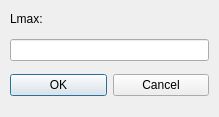
<?xml version="1.0" encoding="UTF-8"?>
<ui version="4.0">
 <class>LmaxDialog</class>
 <widget class="QDialog" name="LmaxDialog">
  <property name="geometry">
   <rect>
    <x>0</x>
    <y>0</y>
    <width>219</width>
    <height>117</height>
   </rect>
  </property>
  <property name="minimumSize">
   <size>
    <width>219</width>
    <height>117</height>
   </size>
  </property>
  <property name="maximumSize">
   <size>
    <width>219</width>
    <height>117</height>
   </size>
  </property>
  <property name="windowTitle">
   <string>Dialog</string>
  </property>
  <widget class="QWidget" name="layoutWidget">
   <property name="geometry">
    <rect>
     <x>10</x>
     <y>5</y>
     <width>199</width>
     <height>100</height>
    </rect>
   </property>
   <layout class="QVBoxLayout" name="verticalLayout">
    <property name="sizeConstraint">
     <enum>QLayout::SetNoConstraint</enum>
    </property>
    <item>
     <widget class="QLabel" name="lmaxlabel">
      <property name="sizePolicy">
       <sizepolicy hsizetype="Preferred" vsizetype="Fixed">
        <horstretch>0</horstretch>
        <verstretch>0</verstretch>
       </sizepolicy>
      </property>
      <property name="text">
       <string>Lmax:</string>
      </property>
     </widget>
    </item>
    <item>
     <layout class="QHBoxLayout" name="horizontalLayout_2">
      <item>
       <widget class="QLineEdit" name="lmax">
        <property name="enabled">
         <bool>true</bool>
        </property>
        <property name="readOnly">
         <bool>false</bool>
        </property>
       </widget>
      </item>
     </layout>
    </item>
    <item>
     <layout class="QHBoxLayout" name="horizontalLayout">
      <item>
       <widget class="QPushButton" name="OK">
        <property name="text">
         <string>OK</string>
        </property>
       </widget>
      </item>
      <item>
       <widget class="QPushButton" name="Cancel">
        <property name="text">
         <string>Cancel</string>
        </property>
       </widget>
      </item>
     </layout>
    </item>
   </layout>
  </widget>
 </widget>
 <resources/>
 <connections>
  <connection>
   <sender>OK</sender>
   <signal>clicked()</signal>
   <receiver>LmaxDialog</receiver>
   <slot>accept()</slot>
   <hints>
    <hint type="sourcelabel">
     <x>52</x>
     <y>86</y>
    </hint>
    <hint type="destinationlabel">
     <x>62</x>
     <y>109</y>
    </hint>
   </hints>
  </connection>
  <connection>
   <sender>Cancel</sender>
   <signal>clicked()</signal>
   <receiver>LmaxDialog</receiver>
   <slot>reject()</slot>
   <hints>
    <hint type="sourcelabel">
     <x>183</x>
     <y>84</y>
    </hint>
    <hint type="destinationlabel">
     <x>187</x>
     <y>114</y>
    </hint>
   </hints>
  </connection>
 </connections>
</ui>
